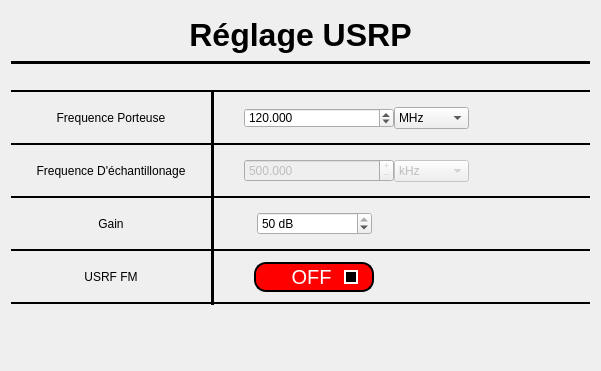
   <widget class="QWidget" name="verticalLayoutWidget_8">
    <property name="geometry">
     <rect>
      <x>1320</x>
      <y>690</y>
      <width>601</width>
      <height>371</height>
     </rect>
    </property>
    <layout class="QVBoxLayout" name="verticalLayout_17">
     <property name="spacing">
      <number>0</number>
     </property>
     <property name="sizeConstraint">
      <enum>QLayout::SetNoConstraint</enum>
     </property>
     <item>
      <widget class="QLabel" name="label_27">
       <property name="enabled">
        <bool>true</bool>
       </property>
       <property name="minimumSize">
        <size>
         <width>0</width>
         <height>50</height>
        </size>
       </property>
       <property name="maximumSize">
        <size>
         <width>600</width>
         <height>50</height>
        </size>
       </property>
       <property name="text">
        <string>&lt;html&gt;&lt;head/&gt;&lt;body&gt;&lt;p align=&quot;center&quot;&gt;&lt;span style=&quot; font-size:24pt; font-weight:600;&quot;&gt;Réglage USRP&lt;/span&gt;&lt;/p&gt;&lt;/body&gt;&lt;/html&gt;</string>
       </property>
       <property name="alignment">
        <set>Qt::AlignCenter</set>
       </property>
       <property name="buddy">
        <cstring></cstring>
       </property>
      </widget>
     </item>
     <item>
      <widget class="Line" name="line_54">
       <property name="frameShadow">
        <enum>QFrame::Plain</enum>
       </property>
       <property name="lineWidth">
        <number>3</number>
       </property>
       <property name="orientation">
        <enum>Qt::Horizontal</enum>
       </property>
      </widget>
     </item>
     <item>
      <spacer name="verticalSpacer_10">
       <property name="orientation">
        <enum>Qt::Vertical</enum>
       </property>
       <property name="sizeType">
        <enum>QSizePolicy::Minimum</enum>
       </property>
       <property name="sizeHint" stdset="0">
        <size>
         <width>20</width>
         <height>26</height>
        </size>
       </property>
      </spacer>
     </item>
     <item>
      <layout class="QHBoxLayout" name="horizontalLayout_3">
       <property name="spacing">
        <number>0</number>
       </property>
       <property name="sizeConstraint">
        <enum>QLayout::SetDefaultConstraint</enum>
       </property>
       <item>
        <layout class="QVBoxLayout" name="verticalLayout_10">
         <property name="spacing">
          <number>0</number>
         </property>
         <property name="sizeConstraint">
          <enum>QLayout::SetMinimumSize</enum>
         </property>
         <item>
          <widget class="Line" name="line_44">
           <property name="minimumSize">
            <size>
             <width>200</width>
             <height>0</height>
            </size>
           </property>
           <property name="maximumSize">
            <size>
             <width>300</width>
             <height>16777215</height>
            </size>
           </property>
           <property name="frameShadow">
            <enum>QFrame::Plain</enum>
           </property>
           <property name="lineWidth">
            <number>2</number>
           </property>
           <property name="orientation">
            <enum>Qt::Horizontal</enum>
           </property>
          </widget>
         </item>
         <item>
          <widget class="QLabel" name="label_8">
           <property name="maximumSize">
            <size>
             <width>300</width>
             <height>60</height>
            </size>
           </property>
           <property name="text">
            <string>Frequence Porteuse</string>
           </property>
           <property name="alignment">
            <set>Qt::AlignCenter</set>
           </property>
          </widget>
         </item>
         <item>
          <widget class="Line" name="line_45">
           <property name="minimumSize">
            <size>
             <width>50</width>
             <height>0</height>
            </size>
           </property>
           <property name="maximumSize">
            <size>
             <width>300</width>
             <height>16777215</height>
            </size>
           </property>
           <property name="frameShadow">
            <enum>QFrame::Plain</enum>
           </property>
           <property name="lineWidth">
            <number>2</number>
           </property>
           <property name="orientation">
            <enum>Qt::Horizontal</enum>
           </property>
          </widget>
         </item>
         <item>
          <widget class="QLabel" name="label_9">
           <property name="maximumSize">
            <size>
             <width>300</width>
             <height>60</height>
            </size>
           </property>
           <property name="text">
            <string>Frequence D'échantillonage</string>
           </property>
           <property name="alignment">
            <set>Qt::AlignCenter</set>
           </property>
          </widget>
         </item>
         <item>
          <widget class="Line" name="line_46">
           <property name="minimumSize">
            <size>
             <width>50</width>
             <height>0</height>
            </size>
           </property>
           <property name="maximumSize">
            <size>
             <width>300</width>
             <height>16777215</height>
            </size>
           </property>
           <property name="frameShadow">
            <enum>QFrame::Plain</enum>
           </property>
           <property name="lineWidth">
            <number>2</number>
           </property>
           <property name="orientation">
            <enum>Qt::Horizontal</enum>
           </property>
          </widget>
         </item>
         <item>
          <widget class="QLabel" name="label_18">
           <property name="maximumSize">
            <size>
             <width>300</width>
             <height>60</height>
            </size>
           </property>
           <property name="text">
            <string>Gain</string>
           </property>
           <property name="alignment">
            <set>Qt::AlignCenter</set>
           </property>
          </widget>
         </item>
         <item>
          <widget class="Line" name="line_47">
           <property name="minimumSize">
            <size>
             <width>50</width>
             <height>0</height>
            </size>
           </property>
           <property name="maximumSize">
            <size>
             <width>300</width>
             <height>16777215</height>
            </size>
           </property>
           <property name="frameShadow">
            <enum>QFrame::Plain</enum>
           </property>
           <property name="lineWidth">
            <number>2</number>
           </property>
           <property name="orientation">
            <enum>Qt::Horizontal</enum>
           </property>
          </widget>
         </item>
         <item>
          <widget class="QLabel" name="label_21">
           <property name="minimumSize">
            <size>
             <width>30</width>
             <height>30</height>
            </size>
           </property>
           <property name="maximumSize">
            <size>
             <width>300</width>
             <height>60</height>
            </size>
           </property>
           <property name="text">
            <string>USRF FM</string>
           </property>
           <property name="alignment">
            <set>Qt::AlignCenter</set>
           </property>
          </widget>
         </item>
         <item>
          <widget class="Line" name="line_52">
           <property name="minimumSize">
            <size>
             <width>50</width>
             <height>0</height>
            </size>
           </property>
           <property name="maximumSize">
            <size>
             <width>300</width>
             <height>16777215</height>
            </size>
           </property>
           <property name="frameShadow">
            <enum>QFrame::Plain</enum>
           </property>
           <property name="lineWidth">
            <number>2</number>
           </property>
           <property name="orientation">
            <enum>Qt::Horizontal</enum>
           </property>
          </widget>
         </item>
        </layout>
       </item>
       <item>
        <widget class="Line" name="line_33">
         <property name="maximumSize">
          <size>
           <width>16777215</width>
           <height>222</height>
          </size>
         </property>
         <property name="frameShadow">
          <enum>QFrame::Plain</enum>
         </property>
         <property name="lineWidth">
          <number>4</number>
         </property>
         <property name="orientation">
          <enum>Qt::Vertical</enum>
         </property>
        </widget>
       </item>
       <item>
        <layout class="QVBoxLayout" name="verticalLayout_12">
         <property name="spacing">
          <number>0</number>
         </property>
         <property name="sizeConstraint">
          <enum>QLayout::SetMinimumSize</enum>
         </property>
         <item>
          <widget class="Line" name="line_53">
           <property name="minimumSize">
            <size>
             <width>50</width>
             <height>0</height>
            </size>
           </property>
           <property name="maximumSize">
            <size>
             <width>400</width>
             <height>16777215</height>
            </size>
           </property>
           <property name="frameShadow">
            <enum>QFrame::Plain</enum>
           </property>
           <property name="lineWidth">
            <number>2</number>
           </property>
           <property name="orientation">
            <enum>Qt::Horizontal</enum>
           </property>
          </widget>
         </item>
         <item>
          <layout class="QHBoxLayout" name="horizontalLayout_5">
           <property name="spacing">
            <number>0</number>
           </property>
           <property name="sizeConstraint">
            <enum>QLayout::SetMinimumSize</enum>
           </property>
           <item>
            <spacer name="horizontalSpacer_16">
             <property name="orientation">
              <enum>Qt::Horizontal</enum>
             </property>
             <property name="sizeType">
              <enum>QSizePolicy::Fixed</enum>
             </property>
             <property name="sizeHint" stdset="0">
              <size>
               <width>30</width>
               <height>20</height>
              </size>
             </property>
            </spacer>
           </item>
           <item>
            <widget class="QDoubleSpinBox" name="USRP_PORTEUSE_BASE">
             <property name="minimumSize">
              <size>
               <width>150</width>
               <height>0</height>
              </size>
             </property>
             <property name="maximumSize">
              <size>
               <width>150</width>
               <height>20</height>
              </size>
             </property>
             <property name="showGroupSeparator" stdset="0">
              <bool>true</bool>
             </property>
             <property name="decimals">
              <number>3</number>
             </property>
             <property name="minimum">
              <double>1.000000000000000</double>
             </property>
             <property name="maximum">
              <double>999.999000000000024</double>
             </property>
             <property name="value">
              <double>120.000000000000000</double>
             </property>
            </widget>
           </item>
           <item>
            <widget class="QComboBox" name="USRP_PORTEUSE_MULTY">
             <property name="minimumSize">
              <size>
               <width>75</width>
               <height>0</height>
              </size>
             </property>
             <property name="maximumSize">
              <size>
               <width>100</width>
               <height>16777215</height>
              </size>
             </property>
             <property name="currentIndex">
              <number>2</number>
             </property>
             <property name="placeholderText">
              <string/>
             </property>
             <item>
              <property name="text">
               <string>Hz</string>
              </property>
             </item>
             <item>
              <property name="text">
               <string>kHz</string>
              </property>
             </item>
             <item>
              <property name="text">
               <string>MHz</string>
              </property>
             </item>
             <item>
              <property name="text">
               <string>GHz</string>
              </property>
             </item>
            </widget>
           </item>
           <item>
            <spacer name="horizontalSpacer_9">
             <property name="orientation">
              <enum>Qt::Horizontal</enum>
             </property>
             <property name="sizeHint" stdset="0">
              <size>
               <width>40</width>
               <height>50</height>
              </size>
             </property>
            </spacer>
           </item>
          </layout>
         </item>
         <item>
          <widget class="Line" name="line_48">
           <property name="minimumSize">
            <size>
             <width>50</width>
             <height>0</height>
            </size>
           </property>
           <property name="maximumSize">
            <size>
             <width>400</width>
             <height>16777215</height>
            </size>
           </property>
           <property name="frameShadow">
            <enum>QFrame::Plain</enum>
           </property>
           <property name="lineWidth">
            <number>2</number>
           </property>
           <property name="orientation">
            <enum>Qt::Horizontal</enum>
           </property>
          </widget>
         </item>
         <item>
          <layout class="QHBoxLayout" name="horizontalLayout_6">
           <property name="spacing">
            <number>0</number>
           </property>
           <property name="sizeConstraint">
            <enum>QLayout::SetMinimumSize</enum>
           </property>
           <item>
            <spacer name="horizontalSpacer_17">
             <property name="orientation">
              <enum>Qt::Horizontal</enum>
             </property>
             <property name="sizeType">
              <enum>QSizePolicy::Fixed</enum>
             </property>
             <property name="sizeHint" stdset="0">
              <size>
               <width>30</width>
               <height>20</height>
              </size>
             </property>
            </spacer>
           </item>
           <item>
            <widget class="QDoubleSpinBox" name="USRP_SAMPLE_BASE">
             <property name="enabled">
              <bool>false</bool>
             </property>
             <property name="minimumSize">
              <size>
               <width>150</width>
               <height>0</height>
              </size>
             </property>
             <property name="maximumSize">
              <size>
               <width>200</width>
               <height>16777215</height>
              </size>
             </property>
             <property name="layoutDirection">
              <enum>Qt::LeftToRight</enum>
             </property>
             <property name="wrapping">
              <bool>false</bool>
             </property>
             <property name="frame">
              <bool>true</bool>
             </property>
             <property name="readOnly">
              <bool>true</bool>
             </property>
             <property name="buttonSymbols">
              <enum>QAbstractSpinBox::PlusMinus</enum>
             </property>
             <property name="accelerated">
              <bool>false</bool>
             </property>
             <property name="keyboardTracking">
              <bool>true</bool>
             </property>
             <property name="decimals">
              <number>3</number>
             </property>
             <property name="minimum">
              <double>1.000000000000000</double>
             </property>
             <property name="maximum">
              <double>999.990000000000009</double>
             </property>
             <property name="value">
              <double>500.000000000000000</double>
             </property>
            </widget>
           </item>
           <item>
            <widget class="QComboBox" name="USRP_SAMPLE_MULTY">
             <property name="enabled">
              <bool>false</bool>
             </property>
             <property name="minimumSize">
              <size>
               <width>75</width>
               <height>0</height>
              </size>
             </property>
             <property name="maximumSize">
              <size>
               <width>100</width>
               <height>16777215</height>
              </size>
             </property>
             <property name="currentIndex">
              <number>1</number>
             </property>
             <property name="placeholderText">
              <string/>
             </property>
             <property name="frame">
              <bool>true</bool>
             </property>
             <item>
              <property name="text">
               <string>Hz</string>
              </property>
             </item>
             <item>
              <property name="text">
               <string>kHz</string>
              </property>
             </item>
             <item>
              <property name="text">
               <string>MHz</string>
              </property>
             </item>
             <item>
              <property name="text">
               <string>GHz</string>
              </property>
             </item>
            </widget>
           </item>
           <item>
            <spacer name="horizontalSpacer_10">
             <property name="orientation">
              <enum>Qt::Horizontal</enum>
             </property>
             <property name="sizeHint" stdset="0">
              <size>
               <width>40</width>
               <height>50</height>
              </size>
             </property>
            </spacer>
           </item>
          </layout>
         </item>
         <item>
          <widget class="Line" name="line_49">
           <property name="minimumSize">
            <size>
             <width>50</width>
             <height>0</height>
            </size>
           </property>
           <property name="maximumSize">
            <size>
             <width>400</width>
             <height>16777215</height>
            </size>
           </property>
           <property name="frameShadow">
            <enum>QFrame::Plain</enum>
           </property>
           <property name="lineWidth">
            <number>2</number>
           </property>
           <property name="orientation">
            <enum>Qt::Horizontal</enum>
           </property>
          </widget>
         </item>
         <item>
          <layout class="QHBoxLayout" name="horizontalLayout_8">
           <property name="spacing">
            <number>0</number>
           </property>
           <property name="sizeConstraint">
            <enum>QLayout::SetFixedSize</enum>
           </property>
           <item>
            <widget class="QDoubleSpinBox" name="USRP_GAIN">
             <property name="maximumSize">
              <size>
               <width>115</width>
               <height>16777215</height>
              </size>
             </property>
             <property name="readOnly">
              <bool>false</bool>
             </property>
             <property name="correctionMode">
              <enum>QAbstractSpinBox::CorrectToNearestValue</enum>
             </property>
             <property name="suffix">
              <string> dB</string>
             </property>
             <property name="decimals">
              <number>0</number>
             </property>
             <property name="maximum">
              <double>50.000000000000000</double>
             </property>
             <property name="value">
              <double>50.000000000000000</double>
             </property>
            </widget>
           </item>
           <item>
            <spacer name="horizontalSpacer_11">
             <property name="orientation">
              <enum>Qt::Horizontal</enum>
             </property>
             <property name="sizeType">
              <enum>QSizePolicy::Fixed</enum>
             </property>
             <property name="sizeHint" stdset="0">
              <size>
               <width>175</width>
               <height>50</height>
              </size>
             </property>
            </spacer>
           </item>
          </layout>
         </item>
         <item>
          <widget class="Line" name="line_50">
           <property name="minimumSize">
            <size>
             <width>50</width>
             <height>0</height>
            </size>
           </property>
           <property name="maximumSize">
            <size>
             <width>400</width>
             <height>16777215</height>
            </size>
           </property>
           <property name="frameShadow">
            <enum>QFrame::Plain</enum>
           </property>
           <property name="lineWidth">
            <number>2</number>
           </property>
           <property name="orientation">
            <enum>Qt::Horizontal</enum>
           </property>
          </widget>
         </item>
         <item>
          <layout class="QHBoxLayout" name="horizontalLayout_2">
           <property name="spacing">
            <number>0</number>
           </property>
           <property name="sizeConstraint">
            <enum>QLayout::SetMinimumSize</enum>
           </property>
           <item>
            <widget class="QWidget" name="ON_OFF" native="true">
             <property name="minimumSize">
              <size>
               <width>120</width>
               <height>30</height>
              </size>
             </property>
             <property name="maximumSize">
              <size>
               <width>120</width>
               <height>30</height>
              </size>
             </property>
             <widget class="QCheckBox" name="ON_OFF_BTN">
              <property name="geometry">
               <rect>
                <x>0</x>
                <y>0</y>
                <width>120</width>
                <height>30</height>
               </rect>
              </property>
              <property name="minimumSize">
               <size>
                <width>120</width>
                <height>30</height>
               </size>
              </property>
              <property name="maximumSize">
               <size>
                <width>100</width>
                <height>16777215</height>
               </size>
              </property>
              <property name="contextMenuPolicy">
               <enum>Qt::NoContextMenu</enum>
              </property>
              <property name="layoutDirection">
               <enum>Qt::LeftToRight</enum>
              </property>
              <property name="autoFillBackground">
               <bool>false</bool>
              </property>
              <property name="styleSheet">
               <string notr="true">#ON_OFF_BTN{
	background: green;
	border:1.5px solid black;
 	 border-radius: 12.3%;
 	 top: 0.2em;
  	left: 0.2em;
	width: 1.1em;
	height: 1.1em;
width:80px;

}
#ON_OFF_BTN {
  border-radius: 0.75em;


  margin-right: 0.25em;
  width: 3em;
  height: 1.5em;
}
#ON_OFF_BTN:checked{
	background-color:red;
}
QCheckBox::indicator:checked{
	background-color:black;
	widget-animation-duration:250;
	left: 88px;
}
QCheckBox::indicator{
	width: 1.5em;
    height: 1.5em;
    background-color:black;
    border-radius: 12%;
    vertical-align: middle;
    border: 1.5px solid #fff;
	left: 1.5px;
}


</string>
              </property>
              <property name="text">
               <string/>
              </property>
              <property name="checkable">
               <bool>true</bool>
              </property>
              <property name="checked">
               <bool>true</bool>
              </property>
              <property name="autoRepeat">
               <bool>true</bool>
              </property>
              <property name="autoExclusive">
               <bool>true</bool>
              </property>
              <property name="tristate">
               <bool>false</bool>
              </property>
             </widget>
             <widget class="QLabel" name="ON_OFF_LBL">
              <property name="enabled">
               <bool>true</bool>
              </property>
              <property name="geometry">
               <rect>
                <x>37</x>
                <y>4</y>
                <width>41</width>
                <height>21</height>
               </rect>
              </property>
              <property name="sizePolicy">
               <sizepolicy hsizetype="Maximum" vsizetype="Preferred">
                <horstretch>10</horstretch>
                <verstretch>0</verstretch>
               </sizepolicy>
              </property>
              <property name="maximumSize">
               <size>
                <width>100</width>
                <height>16777215</height>
               </size>
              </property>
              <property name="contextMenuPolicy">
               <enum>Qt::NoContextMenu</enum>
              </property>
              <property name="layoutDirection">
               <enum>Qt::LeftToRight</enum>
              </property>
              <property name="autoFillBackground">
               <bool>false</bool>
              </property>
              <property name="styleSheet">
               <string notr="true">background-color: transparent;
color: rgb(255, 255, 255);
font-size:20px;</string>
              </property>
              <property name="text">
               <string>OFF</string>
              </property>
              <property name="textFormat">
               <enum>Qt::PlainText</enum>
              </property>
              <property name="scaledContents">
               <bool>false</bool>
              </property>
              <property name="alignment">
               <set>Qt::AlignCenter</set>
              </property>
              <property name="textInteractionFlags">
               <set>Qt::TextEditable</set>
              </property>
              <property name="buddy">
               <cstring>ON_OFF_BTN</cstring>
              </property>
             </widget>
            </widget>
           </item>
           <item>
            <spacer name="horizontalSpacer_15">
             <property name="orientation">
              <enum>Qt::Horizontal</enum>
             </property>
             <property name="sizeType">
              <enum>QSizePolicy::Fixed</enum>
             </property>
             <property name="sizeHint" stdset="0">
              <size>
               <width>175</width>
               <height>50</height>
              </size>
             </property>
            </spacer>
           </item>
          </layout>
         </item>
         <item>
          <widget class="Line" name="line_51">
           <property name="minimumSize">
            <size>
             <width>50</width>
             <height>0</height>
            </size>
           </property>
           <property name="maximumSize">
            <size>
             <width>400</width>
             <height>16777215</height>
            </size>
           </property>
           <property name="frameShadow">
            <enum>QFrame::Plain</enum>
           </property>
           <property name="lineWidth">
            <number>2</number>
           </property>
           <property name="orientation">
            <enum>Qt::Horizontal</enum>
           </property>
          </widget>
         </item>
        </layout>
       </item>
      </layout>
     </item>
     <item>
      <spacer name="verticalSpacer_5">
       <property name="orientation">
        <enum>Qt::Vertical</enum>
       </property>
       <property name="sizeType">
        <enum>QSizePolicy::MinimumExpanding</enum>
       </property>
       <property name="sizeHint" stdset="0">
        <size>
         <width>20</width>
         <height>30</height>
        </size>
       </property>
      </spacer>
     </item>
    </layout>
   </widget>
